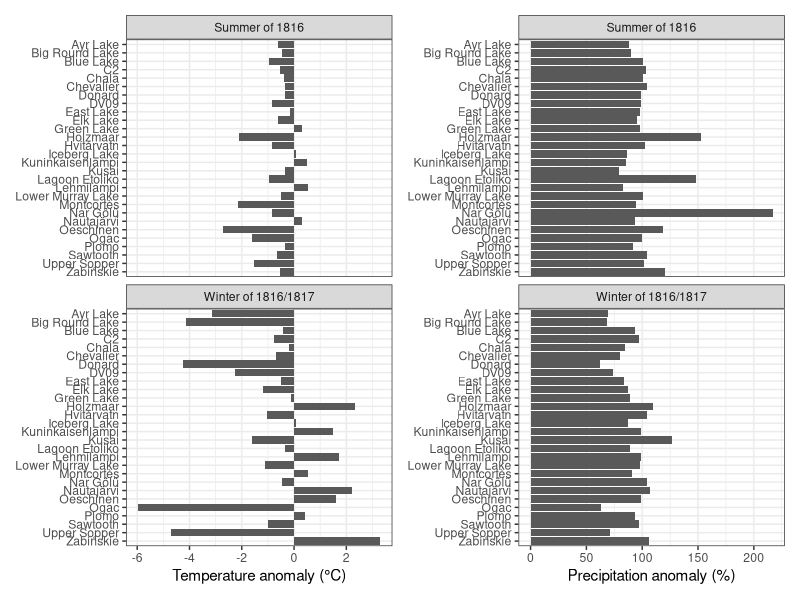
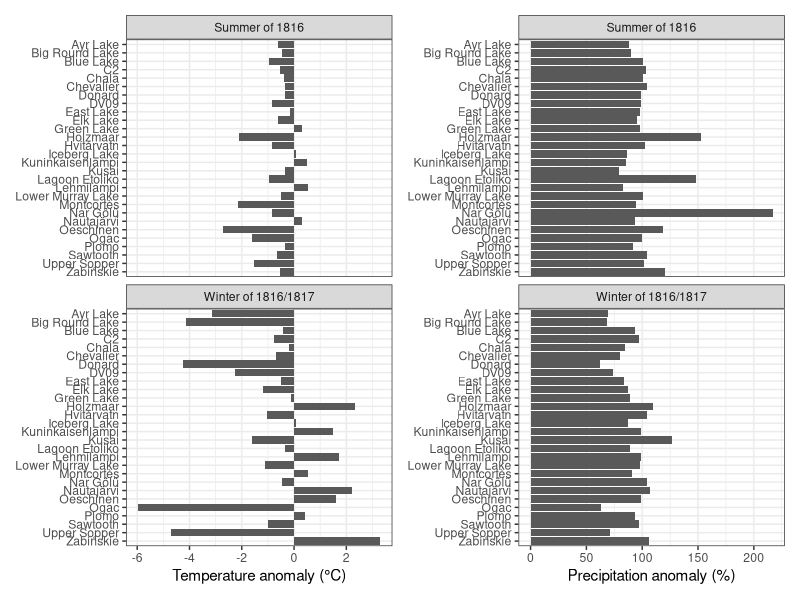
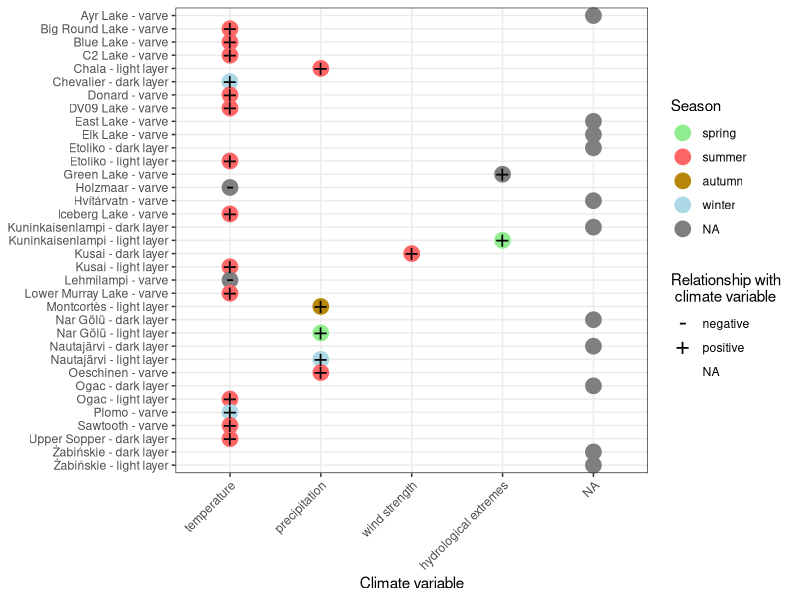
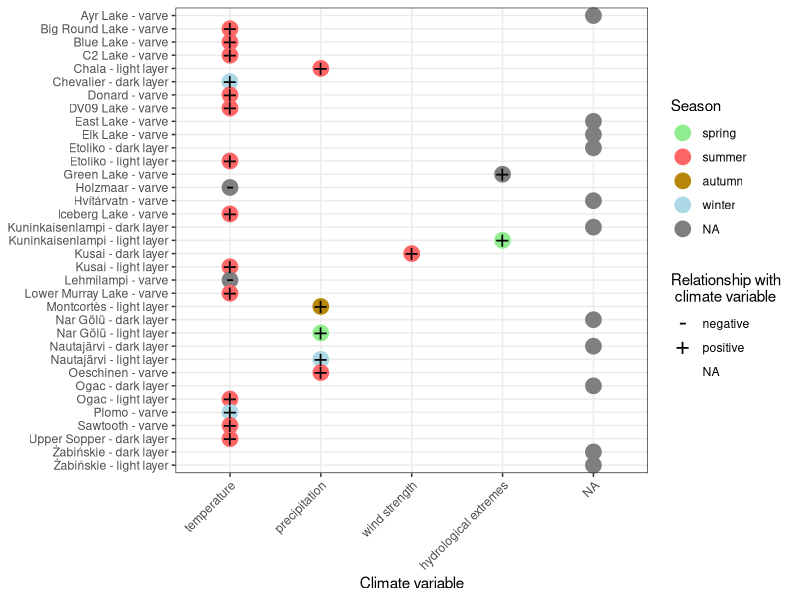

The R script that drew these images, in order:
library(tidyverse)
library(ggrepel)
library(patchwork)
theme_set(theme_bw())
#plot anomalies------
full_ds_an <- read_csv("data/full_ds_an.csv") %>% 
  pivot_longer(cols = summer_1816_temp_an:winter_1816_17_prec_an,
               names_to = "anomaly", values_to = "value_of_anomaly") %>% 
  mutate(unit4anomaly = ifelse(anomaly == "summer_1816_temp_an" | anomaly == "winter_1816_17_temp_an", "°C", "%"),
         lake_name = factor(lake_name, levels = sort(unique(lake_name), decreasing = TRUE))) %>% 
  mutate(anomaly = gsub("summer_1816_temp_an", "Summer temperature in 1816", anomaly),
         anomaly = gsub("winter_1816_17_temp_an", "Winter temperature in 1816/1817", anomaly),
         anomaly = gsub("summer_1816_prec_an", "Summer precipitation in 1816", anomaly),
         anomaly = gsub("winter_1816_17_prec_an", "Winter precipitation in 1816/1817", anomaly))

write_csv(full_ds_an, "data/full_ds_an_2plot.csv")

anomalies_plot_temp <- full_ds_an %>% 
  filter(anomaly == "Summer temperature in 1816" | anomaly == "Winter temperature in 1816/1817") %>%
  mutate(anomaly = gsub("Summer temperature in 1816", "Summer of 1816" , anomaly),
         anomaly = gsub("Winter temperature in 1816/1817", "Winter of 1816/1817", anomaly)) %>% 
  ggplot(aes(y = lake_name, x = value_of_anomaly)) +
  geom_col() +
  facet_wrap(.~anomaly, scales = "fixed", nrow = 2) +
  labs(
    x = "Temperature anomaly (°C)",
    y = NULL
  ) 

anomalies_plot_prec <- full_ds_an %>% 
  filter(anomaly == "Summer precipitation in 1816" | anomaly == "Winter precipitation in 1816/1817") %>% 
  mutate(anomaly = gsub("Summer precipitation in 1816", "Summer of 1816" , anomaly),
         anomaly = gsub("Winter precipitation in 1816/1817", "Winter of 1816/1817", anomaly)) %>% 
  ggplot(aes(y = lake_name, x = value_of_anomaly)) +
  geom_col() +
  facet_wrap(.~anomaly, scales = "fixed", nrow = 2) +
  labs(
    x = "Precipitation anomaly (%)",
    y = NULL
  )
  

anomalies_plot <- wrap_plots(anomalies_plot_temp, anomalies_plot_prec, ncol = 2)

ggsave(filename = "figures/anomalies_plot.svg",
       plot = anomalies_plot,
       device = "svg")
ggsave(filename = "figures/anomalies_plot.pdf",
       plot = anomalies_plot,
       width = 6.5,
       height = 7,
       device = "pdf")

#plot varve links to climate-------
varve2climate <- tribble(
  ~lake_name, ~climate_var, ~relation, ~season, ~strength, ~other_drivers, ~comment,
  "Ayr Lake - varve", "NA", NA, NA, NA, NA, NA,
  "Big Round Lake - varve", "temperature", "positive", "summer", "r = 0.46", NA, NA,
  "Blue Lake - varve", "temperature", "positive", "summer", "r2 = 0.31", NA, NA,
  "C2 Lake - varve", "temperature", "positive", "summer", NA, NA, "association of varve thickness with summer temperature follows Hardy et al. (1996)",
  "Chala - light layer", "precipitation", "positive", "summer", NA, "wind", "strong relationship with ENSO; thick - light layer layer = La ninia",
#  "Chala - dark layer", "NA", NA, "various", NA, NA, NA,
  "Chevalier - dark layer", "temperature", "positive", "winter", "r = 0.71", "snowmelt", "r corresponds to nival units",
#  "Czechowskie", "NA", NA, NA, NA, NA, NA,
  "Donard - varve", "temperature", "positive", "summer", "r = 0.57", NA, NA,
  "DV09 Lake - varve", "temperature", "positive", "summer", NA, NA, "correlation with instrumental data was weak, but met station is distant",
  "East Lake - varve", "NA", NA, "various", NA, "snow depth", "correlation with many variables was tested; no variable have dominating significance",
  "Elk Lake - varve", "NA", NA, NA, NA, NA, "no information on varve thickness data in the text",
"Etoliko - dark layer", "NA", NA, NA, NA, "productivity", NA,  
"Etoliko - light layer", "temperature", "positive", "summer", NA, "productivity", NA,
  "Green Lake - varve", "hydrological extremes", "positive", "various", NA, "glacier recession", NA, 
  "Holzmaar - varve", "temperature", "negative", "various", "various", "precipitation", "see jpg for correlations",
  "Hvítárvatn - varve", "NA", NA, NA, NA, "rate of glacia erosion", NA,
  "Iceberg Lake - varve", "temperature", "positive", "summer", "weak", "lake levels; glacier dynamics", NA,
#  "Kenai", "hydrological extremes", "positive", NA, NA, NA, NA,
"Kuninkaisenlampi - dark layer", "NA", NA, NA, NA, NA, NA,
"Kuninkaisenlampi - light layer", "hydrological extremes", "positive", "spring", NA, NA, NA,
"Kusai - dark layer", "wind strength", "positive", "summer", NA, NA, "wind strength is modulated by Siberian High",
  "Kusai - light layer", "temperature", "positive", "summer", NA, NA, NA,
  "Lehmilampi - varve", "temperature", "negative", "various", NA, "erosion", NA,
  "Lower Murray Lake - varve", "temperature", "positive", "summer", NA, NA, NA,
  "Montcortès - light layer", "precipitation", "positive", "autumn", "r = 0.428", "temperature, and precipitation in other months", NA,
"Nar Gölü - dark layer", "NA", NA, NA, NA, "productivity", NA,
  "Nar Gölü - light layer", "precipitation", "positive", "spring", NA, "evaporation", NA,
"Nautajärvi - dark layer", "NA", NA, NA, NA, NA, NA,
  "Nautajärvi - light layer", "precipitation", "positive", "winter", NA, "winter temperature", NA,
  "Oeschinen - varve", "precipitation", "positive", "summer", "r = 0.6", NA, NA,
"Ogac - dark layer", "NA", NA, "various", NA, NA, "a consequence of late summer/fall precipitation as well as of spring/early summer temperature",
  "Ogac - light layer", "temperature", "positive", "summer", "NA", "melting degree days etc.", "many variables related to summer thermal conditions can be important; no regression on instrumental data has been done",
   "Plomo - varve", "temperature", "positive", "winter", NA, NA, "the lake is glacier fed and depends on amount of material delivered with a meltwater; boreal winter is austral summer!",
  "Sawtooth - varve", "temperature", "positive", "summer", "r = 0.16", "melting degree-days r = 0.27", NA,
#  "Skilak", "hydrological extremes", "positive", NA, NA, NA, NA,
  "Upper Sopper - dark layer", "temperature", "positive", "summer", "r = 0.82", NA, NA,
"Żabińskie - dark layer", "NA", NA, NA, NA, NA, NA,
  "Żabińskie - light layer", "NA", NA, NA, NA, NA, NA
) %>% #by season I mean boreal season
  mutate(across(1:7, as.factor),
         climate_var = factor(climate_var, levels = c("temperature", "precipitation", "wind strength",
                                                     "hydrological extremes", "NA")),
         season = factor(season, levels = c("spring", "summer", "autumn", "winter")),
         lake_name = factor(lake_name, levels = sort(lake_name, decreasing = TRUE))
         )

write_rds(varve2climate, "data/varve2climate.rds")

varve2climate_plot <- ggplot(varve2climate) +
  geom_point(aes(x = climate_var, y = lake_name, color = season), size = 5) +
  geom_point(aes(x = climate_var, y = lake_name, shape = relation), size = 6) +
  scale_color_manual(values = c("summer" = "#FF6666", "autumn" = "#B8860B", "winter" = "lightblue", "spring" = "lightgreen")) +
  scale_shape_manual(values = c("negative" = 45, "positive" = 43)) +
  labs(
    x = "Climate variable",
    y = NULL,
    color = "Season",
    shape = "Relationship with \n climate variable"
  ) +
  theme(axis.text.x = element_text(angle = 45, hjust = 1))

ggsave(filename = "figures/varve2climate_plot.svg",
       plot = varve2climate_plot,
       width = 6.5,
       height = 7,
       device = "svg")
ggsave(filename = "figures/varve2climate_plot.pdf",
       plot = varve2climate_plot,
       width = 6.5,
       height = 7,
       device = "pdf")
